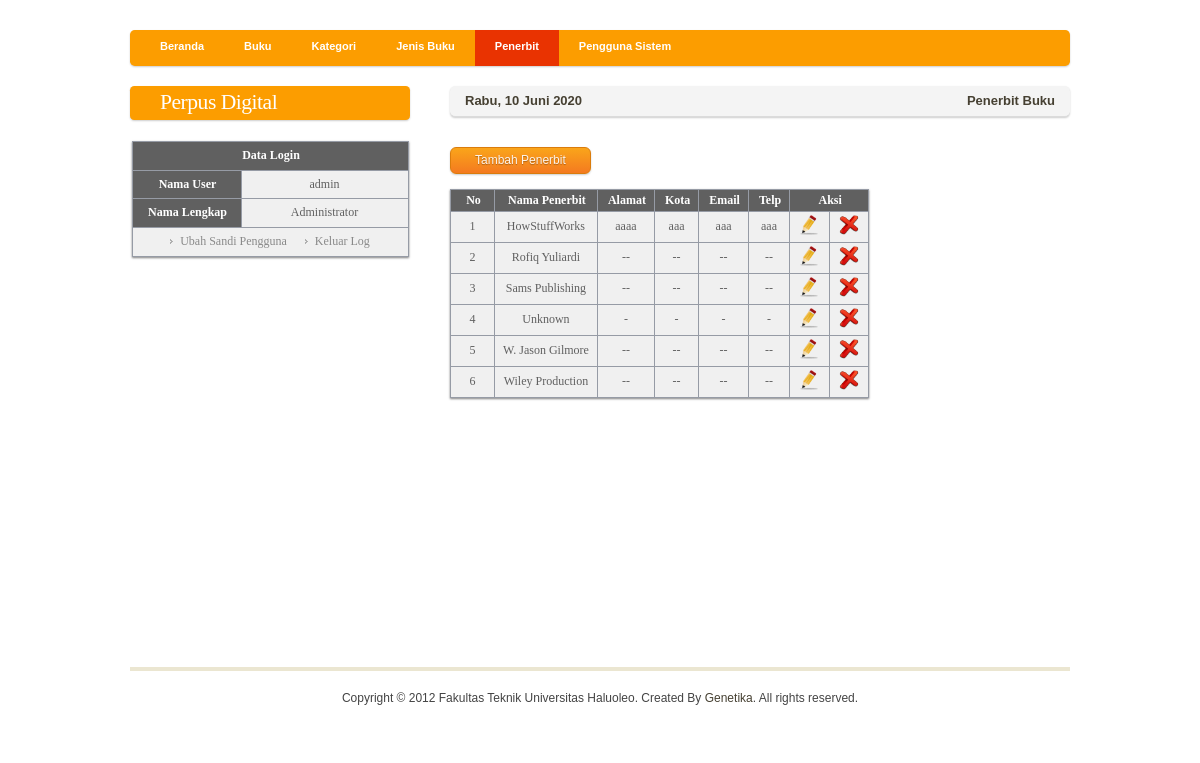
/admin/media.php?module=penerbit (signed in), run on the app's committed database.
### tables this page shows
CREATE TABLE IF NOT EXISTS `penerbit` (
  `id_penerbit` int(11) NOT NULL AUTO_INCREMENT,
  `nama_penerbit` varchar(255) NOT NULL,
  `alamat` varchar(255) NOT NULL,
  `kota` varchar(255) NOT NULL,
  `email` varchar(255) NOT NULL,
  `telp` varchar(255) NOT NULL,
  PRIMARY KEY (`id_penerbit`)
);

### admin/modul/modPenerbit/penerbit.php (the view, shortened to what this page needs)
<?php
if (empty($_SESSION['namauser']) AND empty($_SESSION['passuser'])){
	echo "<script language=Javascript>
				javascript:document.location='login.php';
		</script>";
}
else{
switch($_GET['act']){
	default:
	$tampil = mysql_query("SELECT * FROM penerbit ORDER BY nama_penerbit");
	echo "<input class='button orange' type=button value='Tambah Penerbit' onclick=\"window.location.href='?module=penerbit&act=tambah';\">";
    echo "<br /><br /><table><thead>
          <tr>
          <th width='25'>No</th>
          <th>Nama Penerbit</th>
          <th>Alamat</th>
          <th>Kota</th>
          <th>Email</th>
          <th>Telp</th>
          <th colspan=2 width=60>Aksi</th>
          </tr></thead>";
    $no=1;
    while ($r=mysql_fetch_array($tampil)){
       echo "<tr>
				<td>$no</td>
				<td>$r[nama_penerbit]</td>
				<td>$r[alamat]</td>
				<td>$r[kota]</td>
				<td>$r[email]</td>
				<td>$r[telp]</td>
				<td><a href=?module=penerbit&act=edit&id=$r[id_penerbit]><img src='images/edit.png' border='0' title='Ubah' height='20' width='20' /></a></td>
				<td><a href=?module=penerbit&act=delete&id=$r[id_penerbit]><img src='images/delete.png' border='0' title='Hapus' height='20' width='20' /></a></td>
			</tr>";
      $no++;
    }
    echo "</table>";
    break;
}
}
?>

### admin/style.css (style rules this page uses)
body { margin: 0; padding: 0; background: #FFFFFF; font-family: Arial, Helvetica, sans-serif; font-size: 12px; color: #464032; --background: -webkit-gradient(linear, left top, left bottom, from(#ccc),to(#eee)); --background: -moz-linear-gradient(top, #ccc, #eee); --filter: progid:DXImageTransform.Microsoft.gradient(startColorstr='#ccc',endColorstr='#eee'); }
a { text-decoration: none; color: #ED3A00; }

### admin/buttonform.css (style rules this page uses)
.button { display: inline-block; outline: none; cursor: pointer; text-align: center; text-decoration: none; font: 12px/100% Arial, Helvetica, sans-serif; padding: .5em 2em .55em; text-shadow: 0 1px 1px rgba(0,0,0,.3); -webkit-border-radius: .5em; -moz-border-radius: .5em; border-radius: .5em; -webkit-box-shadow: 0 1px 2px rgba(0,0,0,.2); -moz-box-shadow: 0 1px 2px rgba(0,0,0,.2); box-shadow: 0 1px 2px rgba(0,0,0,.2); }
.orange { color: #fef4e9; border: solid 1px #da7c0c; background: #f78d1d; background: -webkit-gradient(linear, left top, left bottom, from(#faa51a),to(#f47a20)); background: -moz-linear-gradient(top, #faa51a, #f47a20); filter: progid:DXImageTransform.Microsoft.gradient(startColorstr='#faa51a',endColorstr='#f47a20'); }

### admin/greenblack.css (style rules this page uses)
body { color : #606060; font-family : Tahoma; font-size : 13; }
table { border-collapse : collapse; box-shadow: 0 1px 2px rgba(0,0,0,.5); }
th { background-color : #606060; padding-left : 10px; padding-right : 8px; padding-top : 3px; padding-bottom : 3px; border : 1px solid #969BA5; text-align : center; color : #FFFFFF; font-size : 13; }
td { background-color : #F0F0F0; padding-left : 8px; padding-right : 8px; padding-top : 3px; padding-bottom : 3px; border : 1px solid #969BA5; color : #606060; font-size : 13; text-align : center; }

### data on the page
penerbit: nama_penerbit "HowStuffWorks", alamat "aaaa", kota "aaa", email "aaa", telp "aaa"
penerbit: nama_penerbit "Rofiq Yuliardi", alamat "--", kota "--", email "--", telp "--"
penerbit: nama_penerbit "Sams Publishing", alamat "--", kota "--", email "--", telp "--"
penerbit: nama_penerbit "Unknown", alamat "-", kota "-", email "-", telp "-"
penerbit: nama_penerbit "W. Jason Gilmore", alamat "--", kota "--", email "--", telp "--"
penerbit: nama_penerbit "Wiley Production", alamat "--", kota "--", email "--", telp "--"

### other printed values
$hari_ini "Rabu"
$tgl "10 Juni 2020"
$_SESSION['namauser'] "admin"
$_SESSION['namalengkap'] "Administrator"
